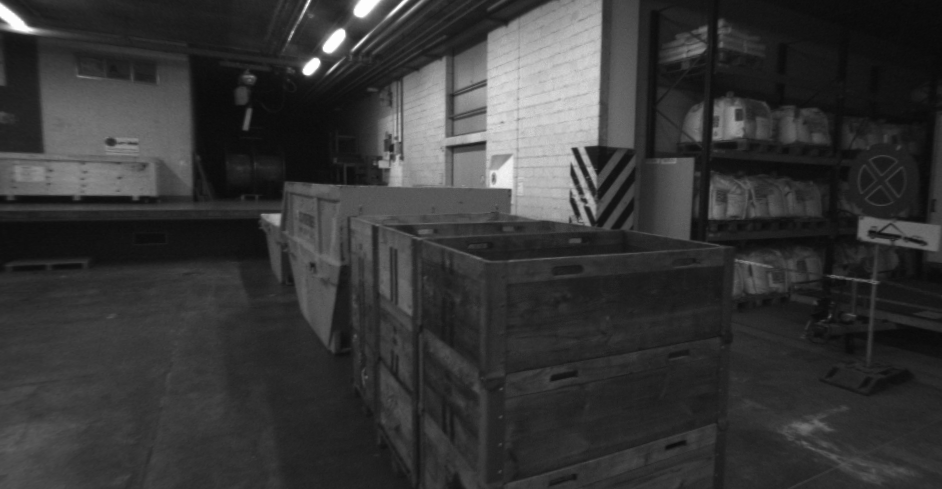
#> input picture Stereo_imaging_and_depth_analysis/Q1_Depth_map_visualisation/Data/delivery_area_1l/im0.png, 942 x 489 px; its folder holds 2 pictures in this run
$ python Visualising_depth_map.py
#> lines starting #> are read from the running program, lines starting #| are printed output that depends on the picture
import numpy as np
import cv2 as cv
from matplotlib import pyplot as plt
import os

test_num = 100
dataset_path = "Data"
img_pair_list = os.listdir(dataset_path)
stereo = cv.StereoBM_create(numDisparities=64, blockSize=35)

for i in range(0, min(test_num, len(img_pair_list)) ):
    folder = img_pair_list[i]

    #Load image pair
    imgL = cv.imread( 'Data/' + folder + '/im0.png', cv.IMREAD_GRAYSCALE)
#> imgL is the input picture: shape (489, 942); min 9, max 253, mean 55
    imgR = cv.imread( 'Data/' + folder + '/im1.png', cv.IMREAD_GRAYSCALE)
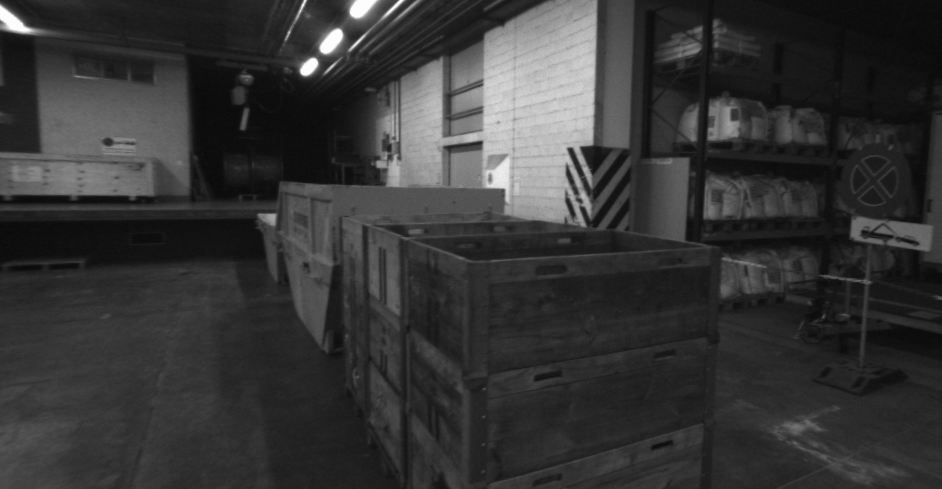
#> input picture Stereo_imaging_and_depth_analysis/Q1_Depth_map_visualisation/Data/delivery_area_1l/im1.png, 942 x 489 px
#> imgR is the input picture: shape (489, 942); min 8, max 253, mean 53.8

    #Calculate the depth map
    disparity = stereo.compute(imgL,imgR)
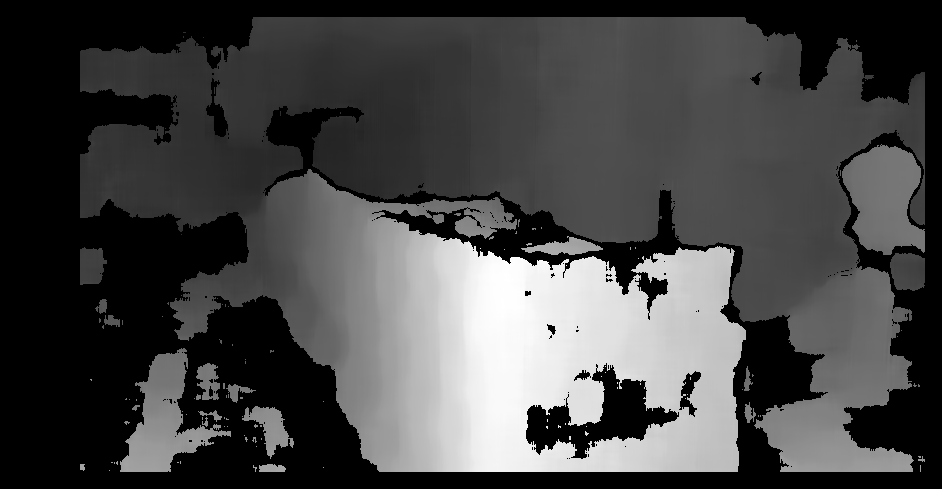
#> disparity: shape (489, 942) int16; min -16, max 282, mean 66.1; drawn with min black and max white

    #Show the depth map using matplotlib
    plt.imshow(disparity,'gray')
    plt.show()
#> pass 2 of the loop `for i in range(0, min(test_num, len(img_pair_list)) ):`:
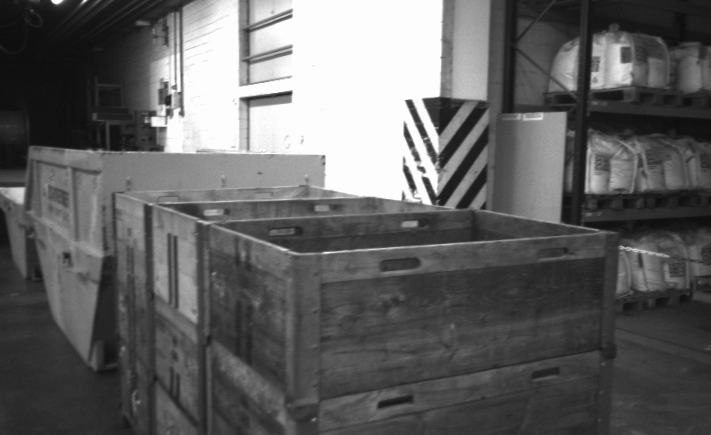
#> input picture Stereo_imaging_and_depth_analysis/Q1_Depth_map_visualisation/Data/delivery_area_1s/im0.png, 711 x 435 px
#> imgL is the input picture: shape (435, 711); min 12, max 253, mean 96.7
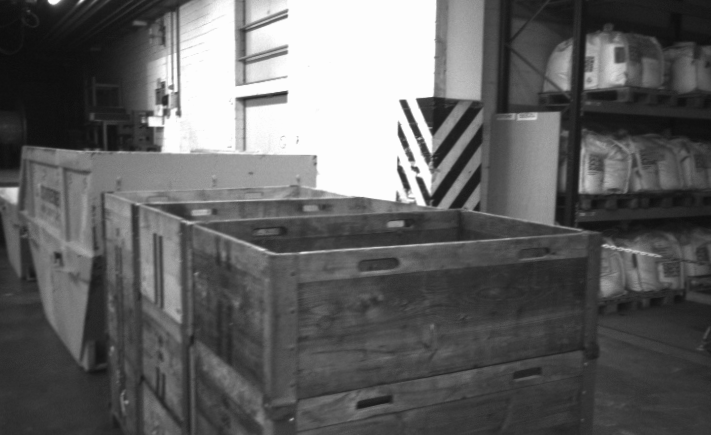
#> input picture Stereo_imaging_and_depth_analysis/Q1_Depth_map_visualisation/Data/delivery_area_1s/im1.png, 711 x 435 px
#> imgR is the input picture: shape (435, 711); min 12, max 253, mean 97.8
#> `disparity = stereo.compute(imgL,imgR)`:
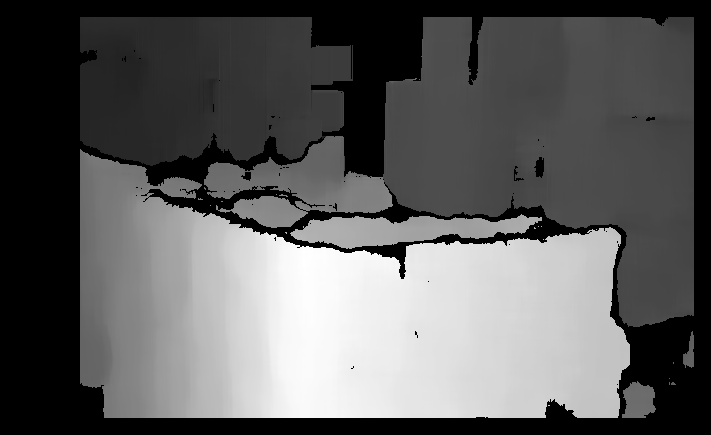
#> disparity: shape (435, 711) int16; min -16, max 368, mean 124.9; drawn with min black and max white

    #To save the depth map
    #plt.savefig( 'Data/' + folder + '/DepthMap.png')
